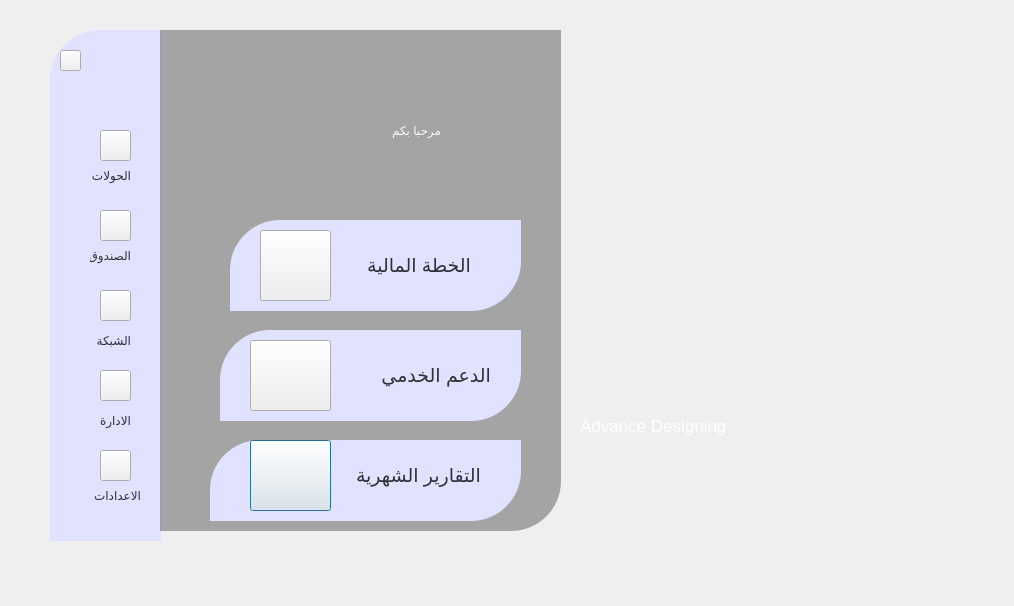
<?xml version="1.0" encoding="UTF-8"?>
<ui version="4.0">
 <class>Dialog</class>
 <widget class="QDialog" name="Dialog">
  <property name="geometry">
   <rect>
    <x>0</x>
    <y>0</y>
    <width>1014</width>
    <height>606</height>
   </rect>
  </property>
  <property name="windowTitle">
   <string>Dialog</string>
  </property>
  <widget class="QWidget" name="widget" native="true">
   <property name="geometry">
    <rect>
     <x>50</x>
     <y>30</y>
     <width>511</width>
     <height>511</height>
    </rect>
   </property>
   <property name="styleSheet">
    <string notr="true">QPushButton#pushButton
{
background-color: qlineargradient(spread:pad, x1:0, y1:0, x2:1, y2:1, stop:0 rgba(0, 0, 0, 255), stop:0.0113636 rgba(44, 139, 148, 255), stop:1 rgba(115, 216, 217, 108));
border:none;
border-radius:5px;
color:rgba(250,250,250,240)
}
QPushButton#pushButton:hover
{
background-color: qlineargradient(spread:pad, x1:0, y1:0, x2:1, y2:1, stop:0 rgba(0, 0, 0, 255), stop:0.0113636 rgba(144, 139, 148, 255), stop:1 rgba(15, 216, 217, 108));
}
QPushButton#pushButton:pressed
{
padding-left:5px;
padding-top:5px;
background-color:rgba(150,123,111,250)
}

QPushButton#pushButton_2,#pushButton_3,#pushButton_4,#pushButton_5
{
background-color: rgba(0,0,0,0);

color: qlineargradient(spread:pad, x1:0, y1:0, x2:1, y2:1, stop:0 rgba(0, 0, 0, 255), stop:0.0113636 rgba(44, 139, 148, 255), stop:1 rgba(115, 216, 217, 108));}
QPushButton#pushButton_2:hover,#pushButton_3:hover,#pushButton_4:hover,#pushButton_5:hover
{
color: qlineargradient(spread:pad, x1:0, y1:0, x2:1, y2:1, stop:0 rgba(0, 0, 0, 255), stop:0.0113636 rgba(144, 139, 148, 255), stop:1 rgba(15, 216, 217, 108));
}
QPushButton#pushButton_2:pressed,#pushButton_3:pressed,#pushButton_4:pressed,#pushButton_5:pressed
{
padding-left:5px;
padding-top:5px;
color:rgba(150,123,111,250)
}</string>
   </property>
   <widget class="QLabel" name="label_3">
    <property name="geometry">
     <rect>
      <x>0</x>
      <y>0</y>
      <width>111</width>
      <height>511</height>
     </rect>
    </property>
    <property name="styleSheet">
     <string notr="true">
background-color: rgb(224, 226, 255);
border-top-left-radius:50px</string>
    </property>
    <property name="text">
     <string/>
    </property>
   </widget>
   <widget class="QLabel" name="label">
    <property name="geometry">
     <rect>
      <x>109</x>
      <y>0</y>
      <width>401</width>
      <height>511</height>
     </rect>
    </property>
    <property name="styleSheet">
     <string notr="true">border-image: url(:/images/حقي.jfif);
border-bottom-right-radius:50px

</string>
    </property>
    <property name="text">
     <string/>
    </property>
   </widget>
   <widget class="QLabel" name="label_2">
    <property name="geometry">
     <rect>
      <x>110</x>
      <y>0</y>
      <width>401</width>
      <height>501</height>
     </rect>
    </property>
    <property name="styleSheet">
     <string notr="true">background-color:rgba(0,0,0,80);
border-bottom-right-radius:50px</string>
    </property>
    <property name="text">
     <string/>
    </property>
   </widget>
   <widget class="QLabel" name="label_6">
    <property name="geometry">
     <rect>
      <x>180</x>
      <y>190</y>
      <width>291</width>
      <height>91</height>
     </rect>
    </property>
    <property name="styleSheet">
     <string notr="true">background-color: rgb(224, 226, 255);
border-bottom-right-radius:50px;
border-top-left-radius:50px;</string>
    </property>
    <property name="text">
     <string/>
    </property>
   </widget>
   <widget class="QLabel" name="label_14">
    <property name="geometry">
     <rect>
      <x>170</x>
      <y>300</y>
      <width>301</width>
      <height>91</height>
     </rect>
    </property>
    <property name="styleSheet">
     <string notr="true">background-color: rgb(224, 226, 255);
border-bottom-right-radius:50px;
border-top-left-radius:50px;</string>
    </property>
    <property name="text">
     <string/>
    </property>
   </widget>
   <widget class="QLabel" name="label_16">
    <property name="geometry">
     <rect>
      <x>160</x>
      <y>410</y>
      <width>311</width>
      <height>81</height>
     </rect>
    </property>
    <property name="styleSheet">
     <string notr="true">background-color: rgb(224, 226, 255);
border-bottom-right-radius:50px;
border-top-left-radius:50px;</string>
    </property>
    <property name="text">
     <string/>
    </property>
   </widget>
   <widget class="QLabel" name="label_17">
    <property name="geometry">
     <rect>
      <x>300</x>
      <y>430</y>
      <width>131</width>
      <height>31</height>
     </rect>
    </property>
    <property name="font">
     <font>
      <family>MS Shell Dlg 2</family>
      <pointsize>14</pointsize>
      <weight>50</weight>
      <italic>false</italic>
      <bold>false</bold>
     </font>
    </property>
    <property name="styleSheet">
     <string notr="true">color:rgba(0,0,0,200);
font: 14pt &quot;MS Shell Dlg 2&quot;;
</string>
    </property>
    <property name="text">
     <string>التقارير الشهرية</string>
    </property>
   </widget>
   <widget class="QLabel" name="label_7">
    <property name="geometry">
     <rect>
      <x>240</x>
      <y>70</y>
      <width>151</width>
      <height>61</height>
     </rect>
    </property>
    <property name="styleSheet">
     <string notr="true">color: rgba(255, 255, 255, 240);
font: 75 26pt &quot;MS Shell Dlg 2&quot;;</string>
    </property>
    <property name="text">
     <string>مرحبا بكم</string>
    </property>
   </widget>
   <widget class="QPushButton" name="pushButton_11">
    <property name="geometry">
     <rect>
      <x>200</x>
      <y>410</y>
      <width>81</width>
      <height>71</height>
     </rect>
    </property>
    <property name="styleSheet">
     <string notr="true">border-image: url(:/images/تقر.png);</string>
    </property>
    <property name="text">
     <string/>
    </property>
   </widget>
   <widget class="QPushButton" name="pushButton_12">
    <property name="geometry">
     <rect>
      <x>200</x>
      <y>310</y>
      <width>81</width>
      <height>71</height>
     </rect>
    </property>
    <property name="styleSheet">
     <string notr="true">border-image: url(:/images/فريق.png);</string>
    </property>
    <property name="text">
     <string/>
    </property>
   </widget>
   <widget class="QPushButton" name="pushButton_13">
    <property name="geometry">
     <rect>
      <x>210</x>
      <y>200</y>
      <width>71</width>
      <height>71</height>
     </rect>
    </property>
    <property name="styleSheet">
     <string notr="true">border-image: url(:/images/خطة.jfif);</string>
    </property>
    <property name="text">
     <string/>
    </property>
   </widget>
   <widget class="QLabel" name="label_18">
    <property name="geometry">
     <rect>
      <x>310</x>
      <y>330</y>
      <width>131</width>
      <height>31</height>
     </rect>
    </property>
    <property name="font">
     <font>
      <family>MS Shell Dlg 2</family>
      <pointsize>14</pointsize>
      <weight>50</weight>
      <italic>false</italic>
      <bold>false</bold>
     </font>
    </property>
    <property name="styleSheet">
     <string notr="true">color:rgba(0,0,0,200);
font: 14pt &quot;MS Shell Dlg 2&quot;;
</string>
    </property>
    <property name="text">
     <string>الدعم الخدمي</string>
    </property>
   </widget>
   <widget class="QLabel" name="label_19">
    <property name="geometry">
     <rect>
      <x>290</x>
      <y>220</y>
      <width>131</width>
      <height>31</height>
     </rect>
    </property>
    <property name="font">
     <font>
      <family>MS Shell Dlg 2</family>
      <pointsize>14</pointsize>
      <weight>50</weight>
      <italic>false</italic>
      <bold>false</bold>
     </font>
    </property>
    <property name="styleSheet">
     <string notr="true">color:rgba(0,0,0,200);
font: 14pt &quot;MS Shell Dlg 2&quot;;
</string>
    </property>
    <property name="text">
     <string>الخطة المالية</string>
    </property>
   </widget>
   <widget class="QPushButton" name="pushButton_14">
    <property name="geometry">
     <rect>
      <x>10</x>
      <y>20</y>
      <width>21</width>
      <height>21</height>
     </rect>
    </property>
    <property name="styleSheet">
     <string notr="true">
border-image: url(:/صور/uiDashbord/feather/search.svg);</string>
    </property>
    <property name="text">
     <string/>
    </property>
   </widget>
   <widget class="QPushButton" name="pushButton_15">
    <property name="geometry">
     <rect>
      <x>50</x>
      <y>180</y>
      <width>31</width>
      <height>31</height>
     </rect>
    </property>
    <property name="styleSheet">
     <string notr="true">border-image: url(:/صور/uiDashbord/feather/box.svg);</string>
    </property>
    <property name="text">
     <string/>
    </property>
   </widget>
   <widget class="QPushButton" name="pushButton_16">
    <property name="geometry">
     <rect>
      <x>50</x>
      <y>340</y>
      <width>31</width>
      <height>31</height>
     </rect>
    </property>
    <property name="styleSheet">
     <string notr="true">border-image: url(:/صور/uiDashbord/feather/key.svg);</string>
    </property>
    <property name="text">
     <string/>
    </property>
   </widget>
   <widget class="QPushButton" name="pushButton_17">
    <property name="geometry">
     <rect>
      <x>50</x>
      <y>260</y>
      <width>31</width>
      <height>31</height>
     </rect>
    </property>
    <property name="styleSheet">
     <string notr="true">border-image: url(:/صور/uiDashbord/feather/globe.svg);</string>
    </property>
    <property name="text">
     <string/>
    </property>
   </widget>
   <widget class="QPushButton" name="pushButton_18">
    <property name="geometry">
     <rect>
      <x>50</x>
      <y>420</y>
      <width>31</width>
      <height>31</height>
     </rect>
    </property>
    <property name="styleSheet">
     <string notr="true">border-image: url(:/صور/uiDashbord/feather/tool.svg);</string>
    </property>
    <property name="text">
     <string/>
    </property>
   </widget>
   <widget class="QLabel" name="label_20">
    <property name="geometry">
     <rect>
      <x>40</x>
      <y>130</y>
      <width>41</width>
      <height>31</height>
     </rect>
    </property>
    <property name="font">
     <font>
      <family>MS Shell Dlg 2</family>
      <pointsize>9</pointsize>
      <weight>50</weight>
      <italic>false</italic>
      <bold>false</bold>
     </font>
    </property>
    <property name="styleSheet">
     <string notr="true">color:rgba(0,0,0,200);
font: 9pt &quot;MS Shell Dlg 2&quot;;
</string>
    </property>
    <property name="text">
     <string>الحولات </string>
    </property>
   </widget>
   <widget class="QLabel" name="label_21">
    <property name="geometry">
     <rect>
      <x>40</x>
      <y>380</y>
      <width>41</width>
      <height>21</height>
     </rect>
    </property>
    <property name="font">
     <font>
      <family>MS Shell Dlg 2</family>
      <pointsize>9</pointsize>
      <weight>50</weight>
      <italic>false</italic>
      <bold>false</bold>
     </font>
    </property>
    <property name="styleSheet">
     <string notr="true">color:rgba(0,0,0,200);
font: 9pt &quot;MS Shell Dlg 2&quot;;
</string>
    </property>
    <property name="text">
     <string>الادارة</string>
    </property>
   </widget>
   <widget class="QLabel" name="label_22">
    <property name="geometry">
     <rect>
      <x>40</x>
      <y>300</y>
      <width>41</width>
      <height>21</height>
     </rect>
    </property>
    <property name="font">
     <font>
      <family>MS Shell Dlg 2</family>
      <pointsize>9</pointsize>
      <weight>50</weight>
      <italic>false</italic>
      <bold>false</bold>
     </font>
    </property>
    <property name="styleSheet">
     <string notr="true">color:rgba(0,0,0,200);
font: 9pt &quot;MS Shell Dlg 2&quot;;
</string>
    </property>
    <property name="text">
     <string>الشبكة</string>
    </property>
   </widget>
   <widget class="QLabel" name="label_23">
    <property name="geometry">
     <rect>
      <x>40</x>
      <y>450</y>
      <width>51</width>
      <height>31</height>
     </rect>
    </property>
    <property name="font">
     <font>
      <family>MS Shell Dlg 2</family>
      <pointsize>9</pointsize>
      <weight>50</weight>
      <italic>false</italic>
      <bold>false</bold>
     </font>
    </property>
    <property name="styleSheet">
     <string notr="true">color:rgba(0,0,0,200);
font: 9pt &quot;MS Shell Dlg 2&quot;;
</string>
    </property>
    <property name="text">
     <string>الاعدادات</string>
    </property>
   </widget>
   <widget class="QLabel" name="label_24">
    <property name="geometry">
     <rect>
      <x>40</x>
      <y>210</y>
      <width>41</width>
      <height>31</height>
     </rect>
    </property>
    <property name="font">
     <font>
      <family>MS Shell Dlg 2</family>
      <pointsize>9</pointsize>
      <weight>50</weight>
      <italic>false</italic>
      <bold>false</bold>
     </font>
    </property>
    <property name="styleSheet">
     <string notr="true">color:rgba(0,0,0,200);
font: 9pt &quot;MS Shell Dlg 2&quot;;
</string>
    </property>
    <property name="text">
     <string>الصندوق</string>
    </property>
   </widget>
   <widget class="QPushButton" name="pushButton_19">
    <property name="geometry">
     <rect>
      <x>50</x>
      <y>100</y>
      <width>31</width>
      <height>31</height>
     </rect>
    </property>
    <property name="styleSheet">
     <string notr="true">border-image: url(:/صور/uiDashbord/feather/award.svg);</string>
    </property>
    <property name="text">
     <string/>
    </property>
   </widget>
  </widget>
  <widget class="QLabel" name="label_8">
   <property name="geometry">
    <rect>
     <x>580</x>
     <y>400</y>
     <width>191</width>
     <height>51</height>
    </rect>
   </property>
   <property name="font">
    <font>
     <family>MS Shell Dlg 2</family>
     <pointsize>13</pointsize>
     <weight>9</weight>
     <italic>false</italic>
     <bold>false</bold>
    </font>
   </property>
   <property name="styleSheet">
    <string notr="true">color: rgba(255, 255, 255, 240);
font: 75 13pt &quot;MS Shell Dlg 2&quot;;</string>
   </property>
   <property name="text">
    <string>Advance Designing </string>
   </property>
  </widget>
 </widget>
 <resources>
  <include location="res.qrc"/>
 </resources>
 <connections/>
</ui>
